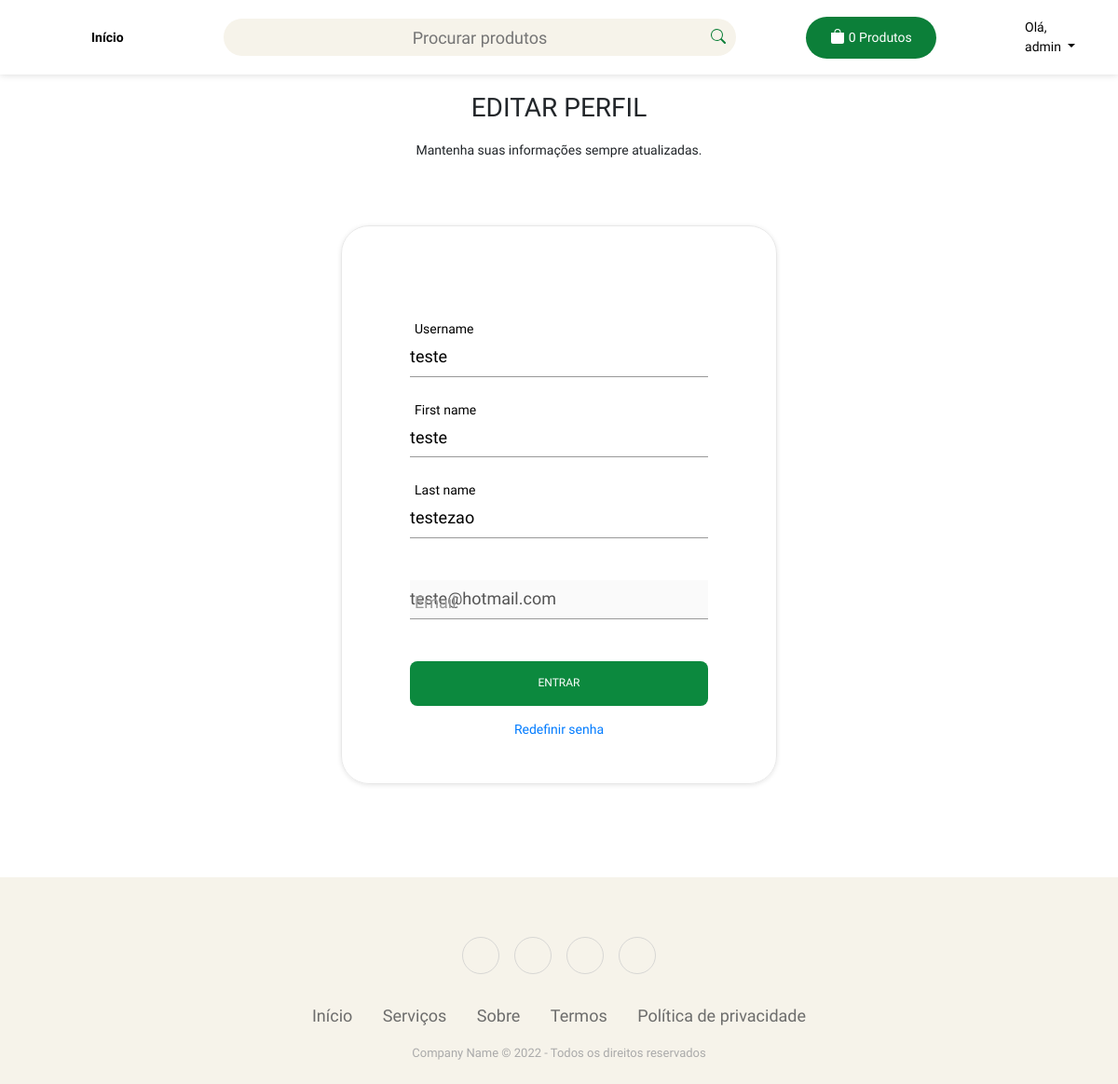
Page /perfil/dados/4/ (signed in) on the committed database.
### users/models.py (models this page shows, shortened)
class CustomUser(AbstractUser):
    class Role(models.TextChoices):
        SUPERMARKET = "SUPERMARKET", _("Supermarket")
        CLIENT = "CLIENT", _("Client")
    role = models.CharField(max_length=50, choices=Role.choices)

### users/views.py (the view, shortened to what this page needs)
# urls.py: path("dados/<int:pk>/", Perfil.as_view(), name="perfil"),
class Perfil(LoginRequiredMixin, UpdateView):
    model = CustomUser
    template_name = "users/perfil.html"
    form_class = UpdateForm

### users/forms.py
class UpdateForm(forms.ModelForm):
    class Meta:
        model = CustomUser
        fields = ["username", "first_name", "last_name", "email"]
    email = forms.CharField(disabled=True)

### produtos/templatetags/carrinho.py (called while the page is built)
@register.filter(name="qnt_total_carrinho")
def qnt_total_carrinho(cart):
    return len(cart)

### templates/users/perfil.html (shortened to what this page needs)
{% extends 'base.html' %}
{% load static %}
{% block content%}
<link rel="stylesheet" href="{% static 'css/perfil.css' %}">
<link rel="stylesheet" href="{% static 'css/inputs.css' %}">
<div class="header-perfil">
    <h1>Editar Perfil</h1>
    <p>Mantenha suas informações sempre atualizadas.</p>
</div>
<div class="perfil">
    <form action="" method="post">
        {% for field in form %}
        <div class="group">
          {{ field }}
          <span class="highlight"></span>
          <label>{{ field.label }}</label>
        </div>
        {% endfor %}
        <button type="submit" class="btn-entrar">Entrar</button>
        <a class="redefinir-senha" href="{% url 'password_change' %}">Redefinir senha</a>
      </form>
</div>
{% endblock %}

### templates/navbar.html (shortened to what this page needs)
{% load carrinho %}
{% load static %}
<link rel="stylesheet" href="{% static 'css/navbar.css' %}">
<link rel="stylesheet" href="https://cdnjs.cloudflare.com/ajax/libs/font-awesome/5.15.3/css/all.min.css"/>
<nav class="navbar">
    <div class="container">
        <ul class="menu">
            <li class="menuItem"><a  href="{% url 'produtos:home' %}">Início</a></li>
        </ul>
        <form class="form-search" action="{% url 'produtos:procurar_produto' %}" method="GET">
            <input class='input-search' name='search' class="" type="text" placeholder="Procurar produtos"></input>
            <button type="submit" class="search-button">
            </button>
        </form>
        <a class="carrinho" href="{% url 'produtos:ordemview' %}">
            <svg xmlns="http://www.w3.org/2000/svg" width="16" height="16"  fill="currentColor" class="bi bi-bag-fill" viewBox="0 0 16 16">
                <path d="M8 1a2.5 2.5 0 0 1 2.5 2.5V4h-5v-.5A2.5 2.5 0 0 1 8 1zm3.5 3v-.5a3.5 3.5 0 1 0-7 0V4H1v10a2 2 0 0 0 2 2h10a2 2 0 0 0 2-2V4h-3.5z"/>
            </svg>
            <span class="text-carrinho">{{request.session.cart|qnt_total_carrinho}} Produtos</span>
        </a>
        {% if user.is_authenticated %}
        <div class="dropdown show">
            <a class="dropdown-toggle"href="#" id="dropdownMenuLink" data-toggle="dropdown" aria-haspopup="true" aria-expanded="false">
                <p style="margin: 0;">Olá,</p> {{user.username}}
            </a>
          </div>
        {% endif %}
    </div>
</nav>

### static/css/base.css (style rules this page uses)
body { font-family: 'Hind Madurai', sans-serif; font-size: 14px; background: white; }
@media (min-width: 900px) { .container { max-width: 1200px; } }

### static/css/navbar.css (style rules this page uses)
.navbar { background-color: white; display: flex; width: 100%; height: 80px; box-shadow: rgb(0 0 0 / 16%) 0px 0px 8px 0px; }
.menuItem a:hover, .menuItem a { color: black }
.menuItem a:link { text-decoration: none; }
.menu { margin: 0; display: flex; list-style: none; align-items: center; }
.menuItem { font-weight: bold; padding: 11px 1px; }
.menuItem a { -webkit-border-radius: 30px; -moz-border-radius: 30px; border-radius: 30px; padding: 12px 26px; }
.input-search { width: 550px; height: 24px; border-radius: 30px; padding: 20px; border: none; outline: none; background-color: rgb(246, 243, 234); }
.input-search::placeholder { text-align: center; }
.form-search { display:flex; flex-direction: row; min-width: 18% !important; }
.search-button { background: transparent; border: none; outline: none; margin-left: -33px; margin-bottom: 3px; color: rgb(12, 127, 57); }
.search-button svg { object-fit: cover; }
.carrinho { background-color: rgb(12, 127, 57); padding: 12px 26px; -webkit-border-radius: 30px; -moz-border-radius: 30px; border-radius: 30px; color: white; }
.carrinho svg { color: white; margin-bottom: 3px; }
.show { padding: 7px 15px; border-radius: 10px; }
.dropdown-toggle { color: black; }

### static/css/perfil.css (style rules this page uses)
.header-perfil { text-align: center; }
.perfil { display: flex; padding: 7.5rem 1.5rem; border: solid 1px #e8e8e8; height: 600px; width: 40%; margin:0 auto; margin-top: 70px; border-radius: 30px; -webkit-box-shadow: 0px 1px 5px rgba(0,0,0,0.1); box-shadow: 0px 1px 5px rgba(0,0,0,0.1); justify-content: center; }
.redefinir-senha { text-align: center; margin-top: 15px; display: block; }
.btn-entrar { font-size: 12px; width: 100%; border: none; border-radius: 0.5rem; text-transform: uppercase; min-height: 3rem; min-width: 3rem; background-color: rgb(12, 137, 62); color: white; }

### static/css/inputs.css (style rules this page uses)
h1 { text-transform: uppercase; }
.group { position: relative; margin-bottom:45px; }
input { font-size:18px; padding:10px 10px 10px 0px; display:block; width:320px; border:none; border-bottom:1px solid #999; }
label { color:#999; font-size:18px; font-weight:normal; position:absolute; pointer-events:none; left:5px; top:10px; transition:0.2s ease all; -moz-transition:0.2s ease all; -webkit-transition:0.2s ease all; }
input:focus ~ label, input:valid ~ label { top:-20px; font-size:14px; color: black; }
.highlight { position:absolute; height:60%; width:100px; top:25%; left:0; pointer-events:none; opacity:0.5; }

### rows in the picture
CustomUser: username "admin"
CustomUser: form "teste" "teste" "testezao" "teste@hotmail.com"

### other values in the picture
{{ request.session.cart|qnt_total_carrinho }} "0"
{{ field.label }} "Username" "First name" "Last name" "Email"
